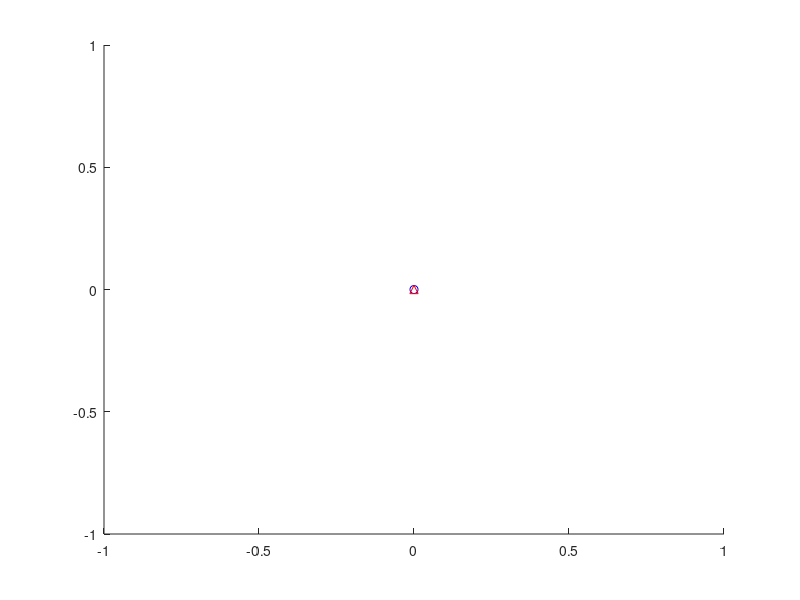

The MATLAB script that drew this image: (Note: this script raises an error after producing the figure.)
sfigure_main = figure('Name','Survivability','OuterPosition',[10 195 600 350]);
hold on;
timeA = 350;
plot(0,0,'o','Color','blue','DisplayName',"Pod");
plot(0,0,'^','Color','red','DisplayName',"Contents");
for iit = 1:i_max
    if isempty(b{iit}) == 0
        timeA = timeA + b{iit}.t_f_i;
    end
    for jit = 1:j_max
        if isempty(s{iit,jit}) == 0
            timeA = timeA + T;
            plot(timeA,s{iit,jit}.S_pod_ij,'o','Color','blue','HandleVisibility','off');
            plot(timeA,s{iit,jit}.S_contents_ij,'^','Color','red','HandleVisibility','off');
        end
    end
end

grid minor;
xlim([350+22, double(timeA+T)]);
xlabel('Time elapsed (s)');
ylabel('Survivability Metric');
legend;
hold off;